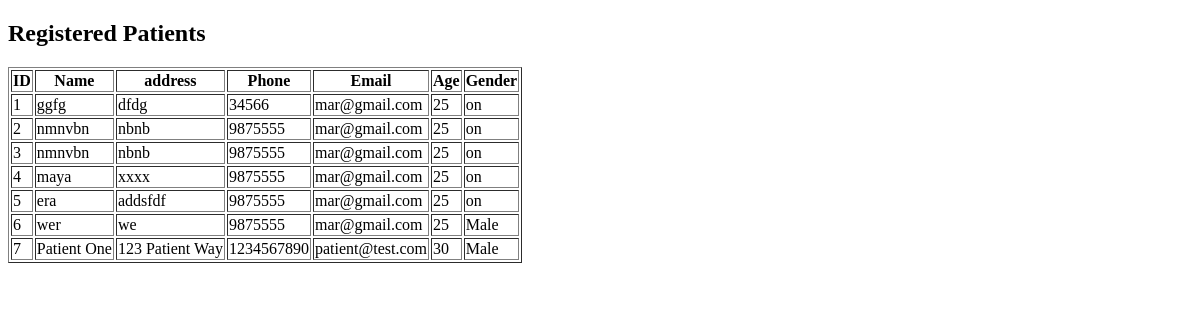
Before: /patient_list/ with the older database file.
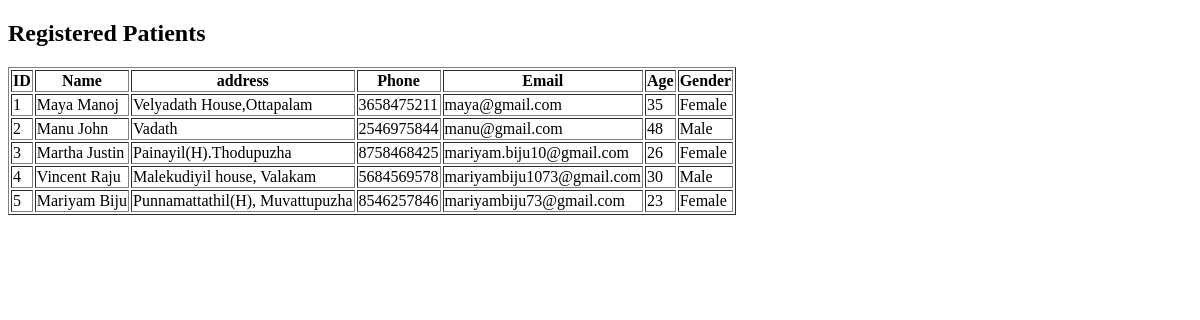
After: the same page with the newer database file.
### guest/models.py (models this page shows)
class tbl_patient(models.Model):
    GENDER_CHOICES =[
        ('M','Male'),
        ('F','Female'),
        ('O','Other'),
    ]
    first_name=models.CharField(max_length=20)
    address=models.TextField(blank=True)
    phone=models.CharField(max_length=20)
    email = models.EmailField(max_length=254)  # 254 is the default
    age=models.CharField(max_length=3)
    gender=models.CharField(max_length=1,choices=GENDER_CHOICES)
    pass_word=models.CharField(max_length=128) # 128 is standard for hashed passwords

### guest/views.py (the view)
# urls.py: path('patient_list/',views.patient_list,name='patient_list'),
def patient_list(request):
    patients=tbl_patient.objects.all()
    return render(request,'guest/patient_list.html',{'patients':patients})

### guest/Templates/guest/patient_list.html (shortened to what this page needs)
<!DOCTYPE html>
<html lang="en">
<head>
</head>
<body>
    <h2>Registered Patients</h2>
   <form action="" method="post">
    <table border="1">
        <tr>
            <th>ID</th>
            <th>Name</th>
            <th>address</th>
            <th>Phone</th>
            <th>Email</th>
            <th>Age</th>
            <th>Gender</th>
        </tr>
        {% for patient in patients%}
        <tr>
            <td>{{ forloop.counter}}</td>
            <td>{{patient.first_name}}</td>
            <td>{{patient.address}}</td>
            <td>{{patient.phone}}</td>
            <td>{{patient.email}}</td>
            <td>{{patient.age}}</td>
            <td>{{patient.get_gender_display}}</td>
        </tr>
        {% endfor%}
    </table>
   </form>
</body>
</html>

Changed rows visible on the page:
removed tbl_patient: first_name "wer", address "we", phone "9875555", email "mar@gmail.com", age "25", gender "Male"
removed tbl_patient: first_name "Patient One", address "123 Patient Way", phone "1234567890", email "patient@test.com", age "30", gender "Male"
changed tbl_patient: first_name "ggfg" → "Maya Manoj"; address "dfdg" → "Velyadath House,Ottapalam"; phone "34566" → "3658475211"; email "mar@gmail.com" → "maya@gmail.com"; age "25" → "35"; gender "on" → "Female"
changed tbl_patient: first_name "nmnvbn" → "Manu John"; address "nbnb" → "Vadath"; phone "9875555" → "2546975844"; email "mar@gmail.com" → "manu@gmail.com"; age "25" → "48"; gender "on" → "Male"
changed tbl_patient: first_name "nmnvbn" → "Martha Justin"; address "nbnb" → "Painayil(H).Thodupuzha"; phone "9875555" → "8758468425"; email "mar@gmail.com" → "mariyam.biju10@gmail.com"; age "25" → "26"; gender "on" → "Female"
changed tbl_patient: first_name "maya" → "Vincent Raju"; address "xxxx" → "Malekudiyil house, Valakam"; phone "9875555" → "5684569578"; email "mar@gmail.com" → "mariyambiju1073@gmail.com"; age "25" → "30"; gender "on" → "Male"
changed tbl_patient: first_name "era" → "Mariyam Biju"; address "addsfdf" → "Punnamattathil(H), Muvattupuzha"; phone "9875555" → "8546257846"; email "mar@gmail.com" → "mariyambiju73@gmail.com"; age "25" → "23"; gender "on" → "Female"
